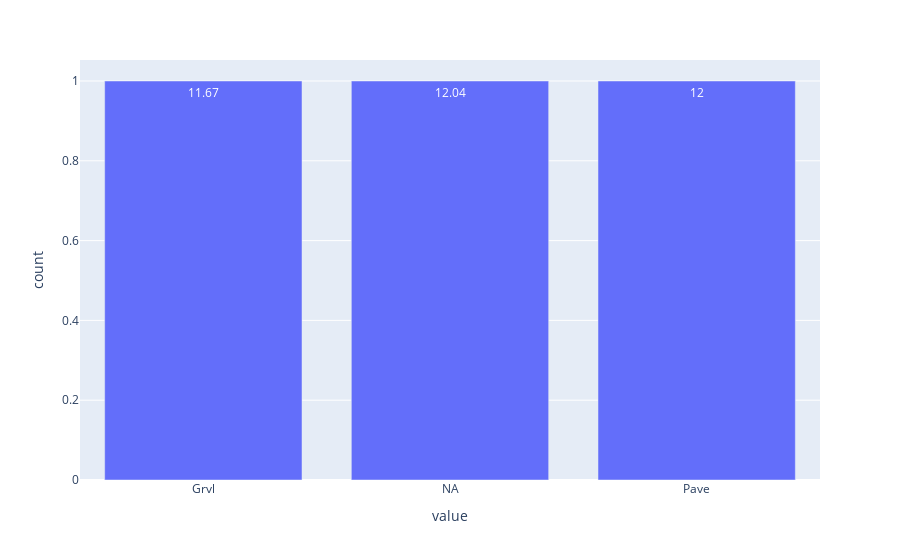

Notebook code cell kept with this figure:
### Code cell
fig = px.bar(combined.groupby('Alley',dropna=False).agg({'SalePrice':'mean'}).reset_index().round(2),text='SalePrice')
fig.update_layout(showlegend=False).show()

### Figure 1 — Plotly figure (JSON) as saved in the notebook; plotly's stock layout.template omitted (floating-point values rounded to 4 significant figures)
{"data": [{"alignmentgroup": "True", "hovertemplate": "variable=Alley<br>value=%{x}<br>count=%{y}<br>SalePrice=%{text}<extra></extra>", "legendgroup": "Alley", "marker": {"color": "#636efa"}, "name": "Alley", "offsetgroup": "Alley", "orientation": "v", "showlegend": true, "text": [11.67, 12.04, 12], "textposition": "auto", "type": "bar", "x": ["Grvl", "NA", "Pave"], "xaxis": "x", "y": [1, 1, 1], "yaxis": "y"}], "layout": {"autosize": true, "barmode": "relative", "legend": {"title": {"text": "variable"}, "tracegroupgap": 0}, "margin": {"t": 60}, "showlegend": false, "xaxis": {"anchor": "y", "autorange": true, "domain": [0, 1], "range": [-0.5, 2.5], "title": {"text": "value"}, "type": "category"}, "yaxis": {"anchor": "x", "autorange": true, "domain": [0, 1], "range": [0, 1.053], "title": {"text": "count"}, "type": "linear"}}}
